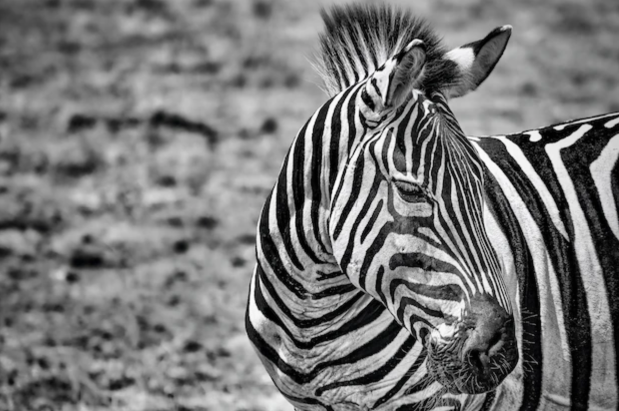
#> input picture imagen_gris.png, 1238 x 822 px, found by its file name (shown at 1/2 size)
$ jupyter execute --allow-errors 'Lab#2.ipynb'   (older library calls are emulated)
#> lines starting #> are read from the running program, lines starting #| are printed output that depends on the picture
# Laboratorio #2

### Problema #1:
Desarrolle una funcion que dada una imagen en escala de grises muestre dicha imagen en 3 dimensiones, donde los ejes X e Y representan el dominio espacial de la imagen y Z representa la intensidad del color gris de cada pixel.

[cell 1]
import numpy as np
import cv2
import matplotlib.pyplot as plt
from mpl_toolkits.mplot3d import Axes3D

[cell 2]
def imagen_tres_dimensiones(image):
    rows, cols = image.shape
#> rows = 822; cols = 1238
    x = np.arange(0, cols, 1)
#> x = 1238 values from 0 to 1237
    y = np.arange(0, rows, 1)
#> y = 822 values from 0 to 821
    X, Y = np.meshgrid(x, y)
    Z = image

    fig = plt.figure()
    ax = fig.add_subplot(111, projection='3d')
    ax.plot_surface(X, Y, Z, cmap='gray', edgecolor='none')
    ax.set_xlabel('X')
    ax.set_ylabel('Y')
    ax.set_zlabel('Intensidad')

    plt.show()
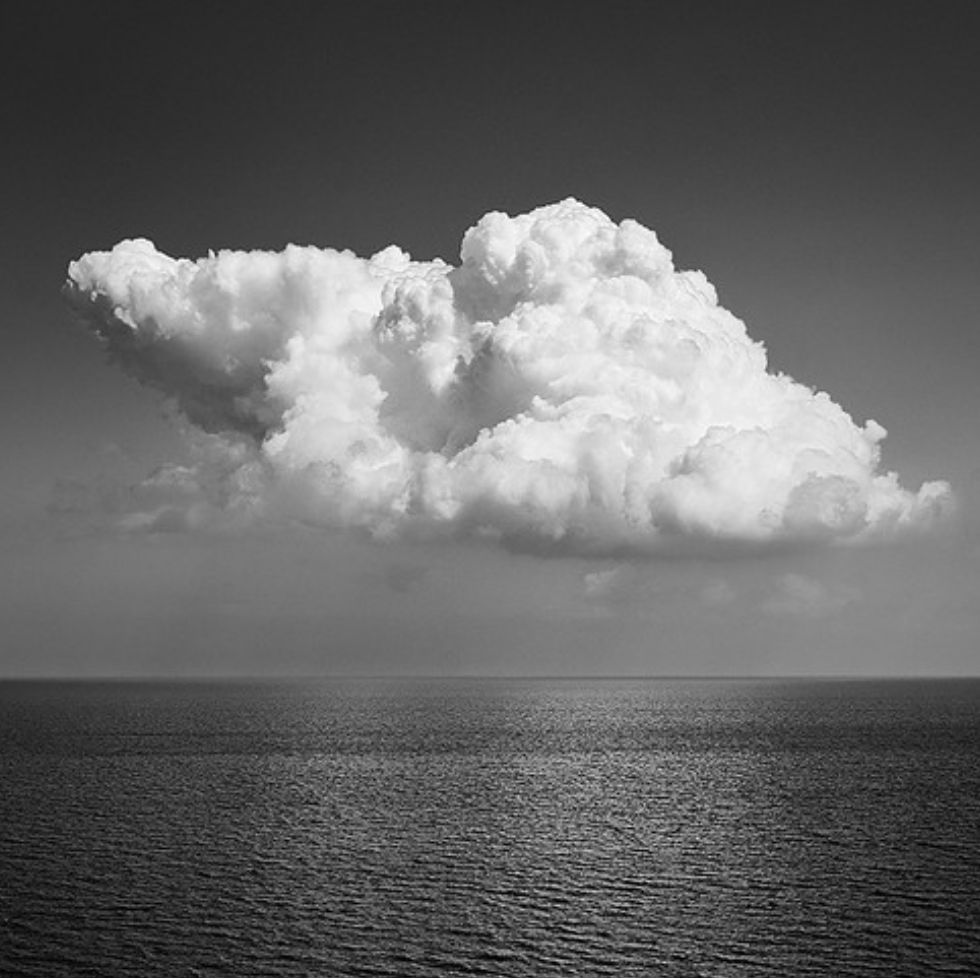
#> input picture imagen2.png, 980 x 978 px, found by its file name
#> further down, gray_image is the input picture: shape (978, 980); min 0, max 255, mean 101.8

# Cargar una imagen en escala de grises
gray_image = cv2.imread("C:/Users/Jose L/Documents/Phyton scripts/Text Mining/Lab#2/imagen_gris.png", cv2.IMREAD_GRAYSCALE)

# Mostrar la imagen en 3D
imagen_tres_dimensiones(gray_image)

### Problema #2:
Implemente una funcion para cada una de las transformaciones vistas en clase: negativa, lineal, logarıtmica y exponencial.

[cell 3]
def Transformacion_negativa(image): #Transformacion negativa
    imagen_negativa = 255 - image
    return imagen_negativa

def Transformacion_lineal(image, alpha, beta): #Transformacion lineal
#> called with alpha = 1.2, beta = 30
    imagen_lineal = cv2.convertScaleAbs(image, alpha=alpha, beta=beta)
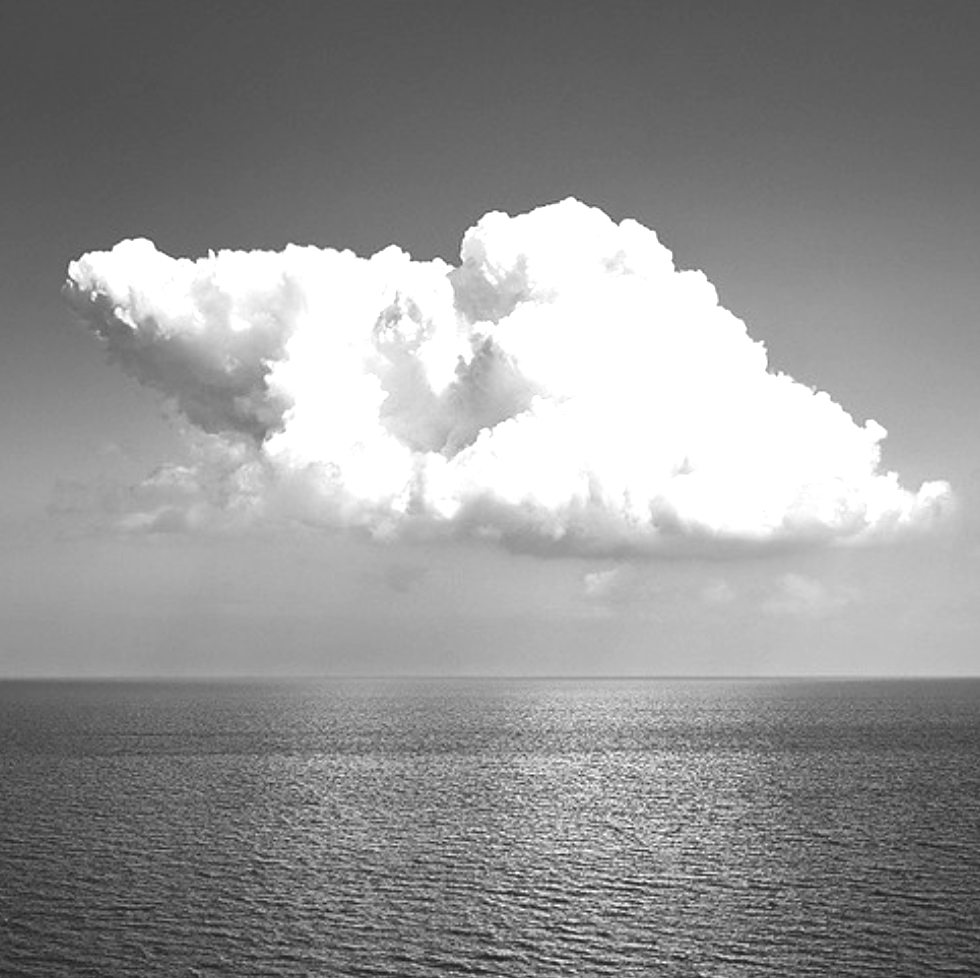
#> imagen_lineal: shape (978, 980); min 30, max 255, mean 147.9
    return imagen_lineal

def Transformacion_logaritmica(image, c): #Transformacion logaritmica
#> called with c = 45.97
    imagen_logaritmica = c * np.log1p(image).astype('float32')
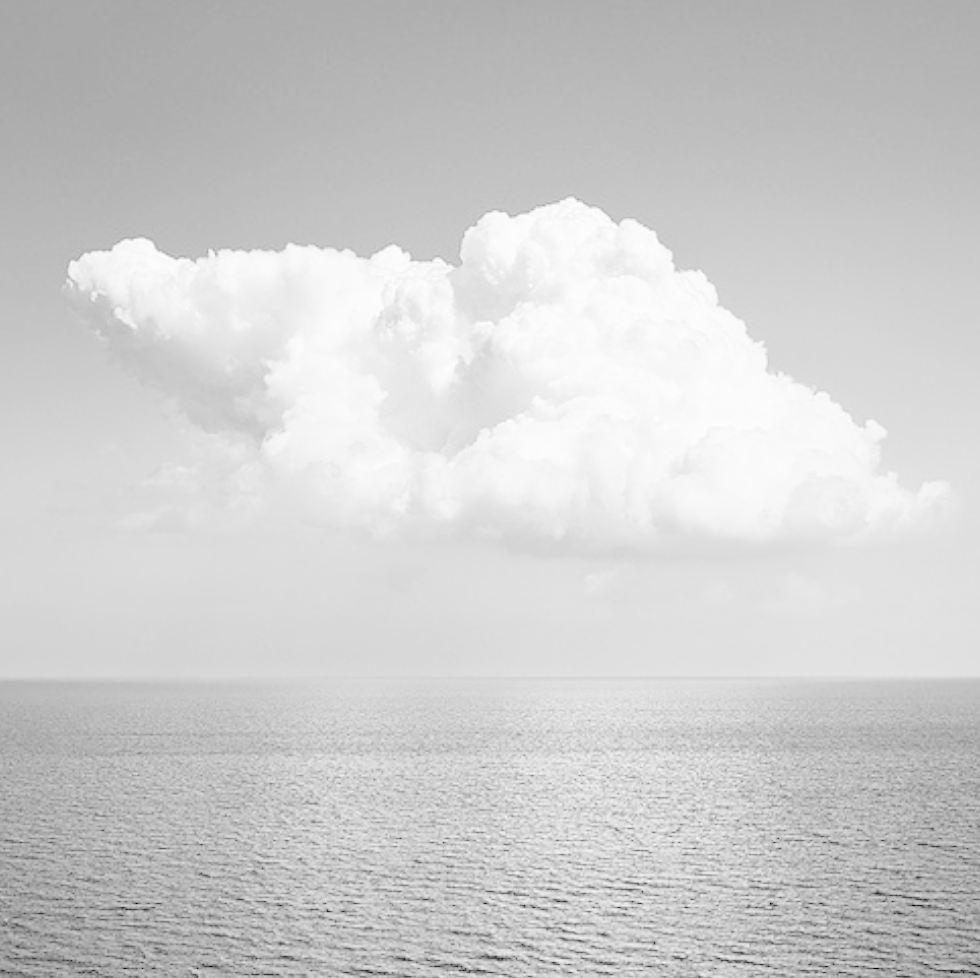
#> imagen_logaritmica: shape (978, 980) float32; min 0, max 255, mean 206.4
    imagen_logaritmica = cv2.normalize(log_transformed_image, None, 0, 255, cv2.NORM_MINMAX, dtype=cv2.CV_8U)
    return imagen_logaritmica

def Transformacion_exponencial(image, gamma): #Transformacion exponencial
    imagen_exponencial = np.power(image, gamma)
    imagen_exponencial = cv2.normalize(exponential_image, None, 0, 255, cv2.NORM_MINMAX, dtype=cv2.CV_8U)
    return imagen_exponencial

gray_image = cv2.imread("C:/Users/Jose L/Documents/Phyton scripts/Text Mining/Lab#2/imagen2.png", cv2.IMREAD_GRAYSCALE) # Cargar imagen en escala de grises

# Aplicar transformaciones a la imagen
imagen_negativa = Transformacion_negativa(gray_image)
imagen_lineal = Transformacion_lineal(gray_image, alpha=1.2, beta=30)
#> (the rest of this cell did not finish here and is left out)

### Problema #3:
Desarrolle una funcion que dada dos imagenes a color, realice las operaciones SUMA, RESTA, AND, OR , XOR con ambas imagenes recuerde que para realizar las operaciones logicas es necesario pasar la imagen a escala de grises y luego binarizarla.

[cell 4]
def multiples_operaciones(image1, image2):
    imagen_gris1 = cv2.cvtColor(image1, cv2.COLOR_BGR2GRAY) #Convertir imágenes a escala de grises
    imagen_gris2 = cv2.cvtColor(image2, cv2.COLOR_BGR2GRAY)
    _, binarized_image1 = cv2.threshold(imagen_gris1, 128, 255, cv2.THRESH_BINARY) #Binarizar imágenes
    _, binarized_image2 = cv2.threshold(imagen_gris2, 128, 255, cv2.THRESH_BINARY)

    height, width, _ = image1.shape #Redimensionar ambas imágenes iguales
    image2_resized = cv2.resize(image2, (width, height))

    sum_result = cv2.add(imagen1, image2_resized) # Realizar operaciones lógicas
    subtract_result = cv2.subtract(imagen1, image2_resized)
    and_result = cv2.bitwise_and(binarized_image1, binarized_image2)
    or_result = cv2.bitwise_or(binarized_image1, binarized_image2)
    xor_result = cv2.bitwise_xor(binarized_image1, binarized_image2)

    return sum_result, subtract_result, and_result, or_result, xor_result


imagen1 = cv2.imread("C:/Users/Jose L/Documents/Phyton scripts/Text Mining/Lab#2/Imagen_color1.png") #Cargar imágenes a color
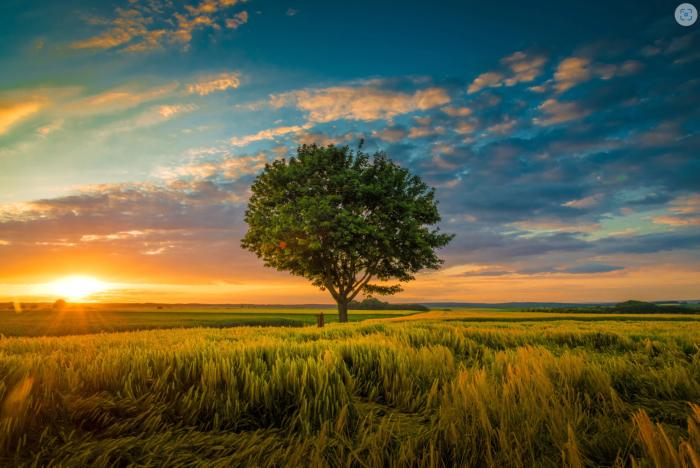
#> input picture Imagen_color1.png, 1400 x 935 px, found by its file name (shown at 1/2 size)
#> imagen1 is the input picture: shape (935, 1400, 3); mean B, G, R 65.8, 96, 97.6
imagen2 = cv2.imread("C:/Users/Jose L/Documents/Phyton scripts/Text Mining/Lab#2/Imagen_color2.png")
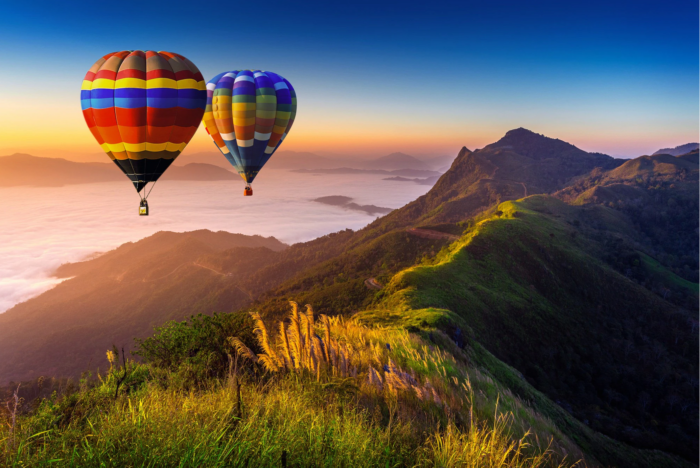
#> input picture Imagen_color2.png, 1400 x 935 px, found by its file name (shown at 1/2 size)
#> imagen2 is the input picture: shape (935, 1400, 3); mean B, G, R 84.7, 89.6, 99.5

#> (the rest of this cell did not finish here and is left out)

### Problema #4:
Realice una comparacion entre el algoritmo de Canny, el operador de Sobel y el operador Laplaciano para encontrar los bordes en una imagen, para este ejercicio puede utilizar las funciones de openCV y cualquier imagen, como entregable debe mostrar una comparacion entre los tres enfoques con una tabla donde se muestre las ventajas y desventajas de cada enfoque.

[cell 5]
image4 = cv2.imread("C:/Users/Jose L/Documents/Phyton scripts/Text Mining/Lab#2/Imagen_gris.png", cv2.IMREAD_GRAYSCALE) # Cargar imagen gris

canny_edges = cv2.Canny(image4, threshold1=100, threshold2=200) #Aplicar algoritmo de Canny
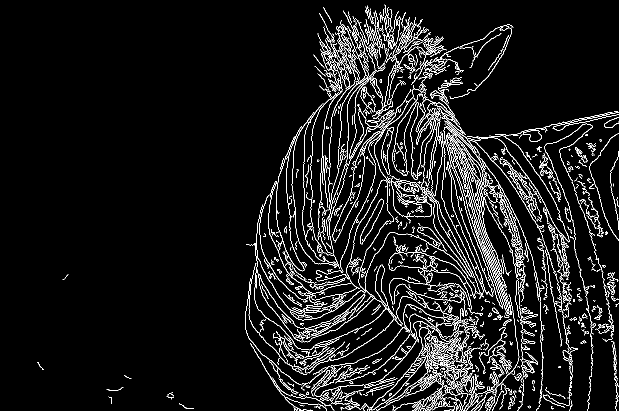
#> canny_edges: shape (822, 1238) (shown at 1/2 size); 6.5% white in thin lines or dots
sobelx = cv2.Sobel(image4, cv2.CV_64F, 1, 0, ksize=3) # Aplicar operador Sobel
sobely = cv2.Sobel(image4, cv2.CV_64F, 0, 1, ksize=3)
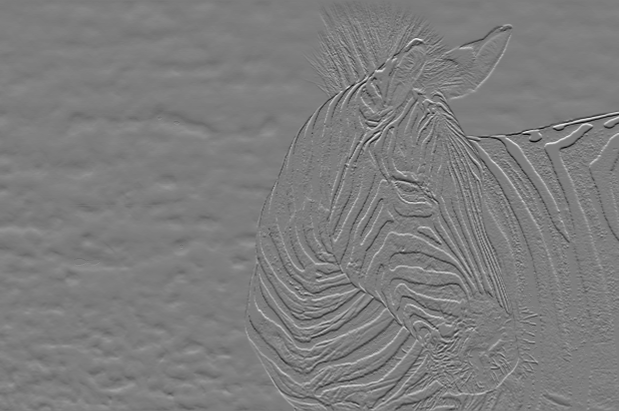
#> sobely: shape (822, 1238) float64 (shown at 1/2 size); min -612, max 631, mean -0.1; drawn with min black and max white
sobel_edges = np.sqrt(sobelx**2 + sobely**2).astype(np.uint8)
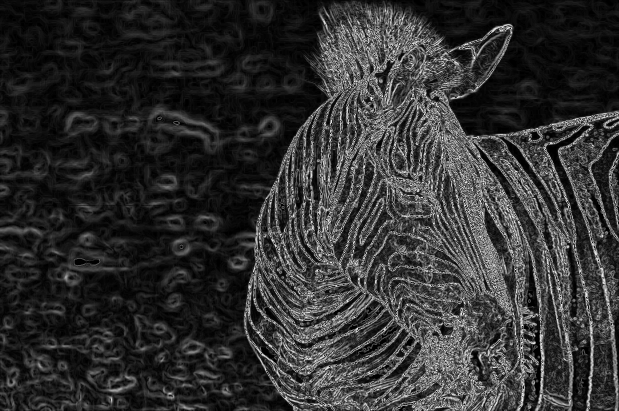
#> sobel_edges: shape (822, 1238) (shown at 1/2 size); min 0, max 255, mean 49
laplacian_edges = cv2.Laplacian(image4, cv2.CV_8U) # Aplicar operador Laplaciano


plt.figure(figsize=(10, 6))

plt.subplot(2, 2, 1), plt.imshow(image4, cmap='gray') #Imagen Original
plt.title('Imagen Original'), plt.xticks([]), plt.yticks([])

plt.subplot(2, 2, 2), plt.imshow(canny_edges, cmap='gray') #Imagen Canny
plt.title('Canny'), plt.xticks([]), plt.yticks([])

plt.subplot(2, 2, 3), plt.imshow(sobel_edges, cmap='gray') #Imagen Sobel
plt.title('Sobel'), plt.xticks([]), plt.yticks([])

plt.subplot(2, 2, 4), plt.imshow(laplacian_edges, cmap='gray') #Imagen Laplaciano
plt.title('Laplaciano'), plt.xticks([]), plt.yticks([])
plt.show()

[cell 6]
table_data = [
    ["Enfoque", "Ventajas", "Desventajas"],
    ["Canny", "Deteccta los bordes finos mas eficientemente\nReduce el ruido de la imagen considerablemente", "No es tan bueno detectando los bordes gruesos ya que la imagen de la cebra no \nesta tan bien definida"],
    ["Sobel", "Detecta los bordes mucho mejor y en diferentes direcciones", "Tiene deficiencias al ruido. Por ejemplo campta el fondo de la imagen el cual es ruido\nNo detecta bordes diagonales"],
    ["Laplaciano", "Detecta los bordes en todas las direcciones\nBuena para bordes gruesos", "Tiene deficiencias al detectar el ruido\nPuede dar resultados falsos\nMalo para detectar bordes delgados"]
]

fig, ax = plt.subplots(figsize=(10, 4))
ax.axis('tight')
ax.axis('off')
table = ax.table(cellText=table_data, colLabels=None, cellLoc='left', loc='center')
table.auto_set_font_size(False)
table.set_fontsize(12)
table.scale(3.5,3.5)
plt.show()

### Problema #5:
Utilizando funciones de OpenCV debera aplicar los ﬁltros de convolucion de tamaño de kernel (3x3, 5x5 y 7x7) las operaciones que debera realizar son las siguientes:

* Kernel Gaussiano de ruido.
* Kernel Box de ruido.
* Kernel de mediana para ruido.
* Kernel Sobel para deteccion de bornes (en X e Y).
* Kernel Lapaciano para deteccion de bordes.
* Kernel de realce (Sharpening).
* Kernel de relieve (Embossing)

[cell 7]
image5 = cv2.imread("C:/Users/Jose L/Documents/Phyton scripts/Text Mining/Lab#2/Imagen_gris.png", cv2.IMREAD_GRAYSCALE) #Cargar imagen gris

gaussian_kernel = np.array([[1, 2, 1], [2, 4, 2], [1, 2, 1]], dtype=np.float32) / 16 #Definir los diferentes kernels
box_kernel = np.ones((3, 3), dtype=np.float32) / 9
sobel_x_kernel = np.array([[-1, 0, 1], [-2, 0, 2], [-1, 0, 1]], dtype=np.float32)
sobel_y_kernel = np.array([[-1, -2, -1], [0, 0, 0], [1, 2, 1]], dtype=np.float32)
laplacian_kernel = np.array([[0, 1, 0], [1, -4, 1], [0, 1, 0]], dtype=np.float32)
sharpening_kernel = np.array([[0, -1, 0], [-1, 5, -1], [0, -1, 0]], dtype=np.float32)
embossing_kernel = np.array([[-2, -1, 0], [-1, 1, 1], [0, 1, 2]], dtype=np.float32)


gaussian_filtered = cv2.filter2D(image5, -1, gaussian_kernel) #Aplicar los filtros
box_filtered = cv2.filter2D(image5, -1, box_kernel)
sobel_x_filtered = cv2.filter2D(image5, -1, sobel_x_kernel)
sobel_y_filtered = cv2.filter2D(image5, -1, sobel_y_kernel)
laplacian_filtered = cv2.filter2D(image5, -1, laplacian_kernel)
sharpened_image = cv2.filter2D(image5, -1, sharpening_kernel)
embossed_image = cv2.filter2D(image5, -1, embossing_kernel)
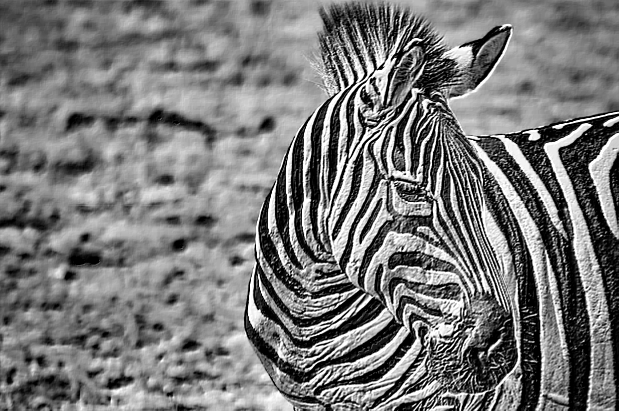
#> embossed_image: shape (822, 1238) (shown at 1/2 size); min 0, max 255, mean 120.7
median_filtered = cv2.medianBlur(image5, 7)

plt.figure(figsize=(12, 10))

plt.subplot(3, 3, 1) #Filtro Gaussiano
plt.imshow(gaussian_filtered, cmap='gray')
plt.title('Filtro Gaussiano')

plt.subplot(3, 3, 2) #Filtro Box
plt.imshow(box_filtered, cmap='gray')
plt.title('Filtro Box')

plt.subplot(3, 3, 3) #Filtro Sobel de bordes en X
plt.imshow(sobel_x_filtered, cmap='gray')
plt.title('Filtro Sobel de bordes en X')

plt.subplot(3, 3, 4) #Filtro Sobel de bordes en Y
plt.imshow(sobel_y_filtered, cmap='gray')
plt.title('Filtro Sobel de bordes en Y')

plt.subplot(3, 3, 5) #Filtro Laplaciano
plt.imshow(laplacian_filtered, cmap='gray')
plt.title('Filtro Laplaciano')

plt.subplot(3, 3, 6) #Filtro Sharpening
plt.imshow(sharpened_image, cmap='gray')
plt.title('Imagen Sharpening')

plt.subplot(3, 3, 7) #Filtro Embossing
plt.imshow(embossed_image, cmap='gray')
plt.title('Imagen Embossing')

plt.subplot(3, 3, 8)
plt.imshow(median_filtered, cmap='gray')
plt.title('Filtro de Mediana')

plt.tight_layout()
plt.show()
